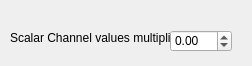
<?xml version="1.0" encoding="UTF-8"?>
<ui version="4.0">
 <class>exampleScalarConfiguration</class>
 <widget class="QWidget" name="exampleScalarConfiguration">
  <property name="geometry">
   <rect>
    <x>0</x>
    <y>0</y>
    <width>252</width>
    <height>66</height>
   </rect>
  </property>
  <property name="minimumSize">
   <size>
    <width>0</width>
    <height>16</height>
   </size>
  </property>
  <property name="windowTitle">
   <string>Configuration</string>
  </property>
  <widget class="QDoubleSpinBox" name="doubleSpinBox">
   <property name="geometry">
    <rect>
     <x>170</x>
     <y>30</y>
     <width>62</width>
     <height>22</height>
    </rect>
   </property>
   <property name="sizePolicy">
    <sizepolicy hsizetype="Preferred" vsizetype="Preferred">
     <horstretch>0</horstretch>
     <verstretch>0</verstretch>
    </sizepolicy>
   </property>
   <property name="minimum">
    <double>-999999999.000000000000000</double>
   </property>
   <property name="maximum">
    <double>999999999.000000000000000</double>
   </property>
  </widget>
  <widget class="QLabel" name="label">
   <property name="geometry">
    <rect>
     <x>10</x>
     <y>30</y>
     <width>161</width>
     <height>16</height>
    </rect>
   </property>
   <property name="text">
    <string>Scalar Channel values multiplier:</string>
   </property>
  </widget>
 </widget>
 <resources/>
 <connections>
  <connection>
   <sender>doubleSpinBox</sender>
   <signal>valueChanged(double)</signal>
   <receiver>exampleScalarConfiguration</receiver>
   <slot>scaleChanged(double)</slot>
   <hints>
    <hint type="sourcelabel">
     <x>200</x>
     <y>40</y>
    </hint>
    <hint type="destinationlabel">
     <x>125</x>
     <y>32</y>
    </hint>
   </hints>
  </connection>
 </connections>
 <slots>
  <slot>scaleChanged(double)</slot>
 </slots>
</ui>
